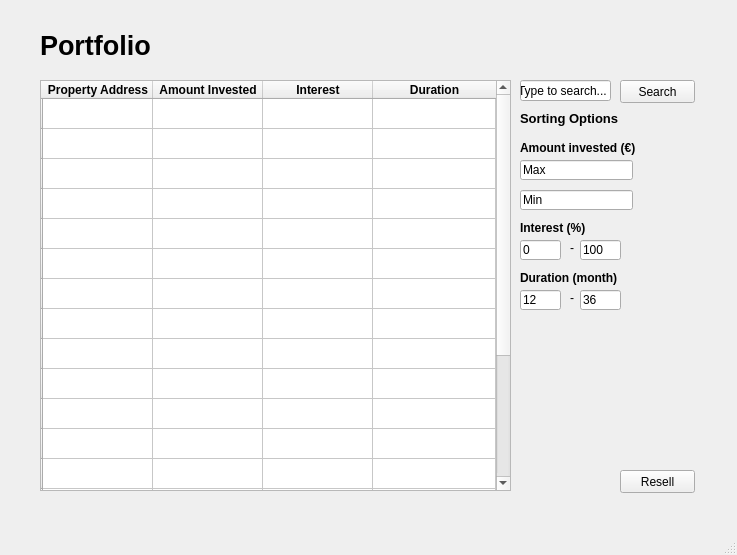
<?xml version="1.0" encoding="UTF-8"?>
<ui version="4.0">
 <class>MainWindow</class>
 <widget class="QMainWindow" name="MainWindow">
  <property name="geometry">
   <rect>
    <x>0</x>
    <y>0</y>
    <width>737</width>
    <height>555</height>
   </rect>
  </property>
  <property name="windowTitle">
   <string>MainWindow</string>
  </property>
  <widget class="QWidget" name="centralwidget">
   <widget class="QLabel" name="label_3">
    <property name="geometry">
     <rect>
      <x>520</x>
      <y>140</y>
      <width>121</width>
      <height>16</height>
     </rect>
    </property>
    <property name="font">
     <font>
      <weight>75</weight>
      <bold>true</bold>
     </font>
    </property>
    <property name="text">
     <string>Amount invested (€)</string>
    </property>
   </widget>
   <widget class="QLineEdit" name="lineEdit_2">
    <property name="geometry">
     <rect>
      <x>520</x>
      <y>160</y>
      <width>113</width>
      <height>20</height>
     </rect>
    </property>
    <property name="text">
     <string>Max</string>
    </property>
   </widget>
   <widget class="QLineEdit" name="lineEdit_7">
    <property name="geometry">
     <rect>
      <x>580</x>
      <y>290</y>
      <width>41</width>
      <height>20</height>
     </rect>
    </property>
    <property name="text">
     <string>36</string>
    </property>
   </widget>
   <widget class="QLabel" name="label_2">
    <property name="geometry">
     <rect>
      <x>520</x>
      <y>110</y>
      <width>131</width>
      <height>16</height>
     </rect>
    </property>
    <property name="font">
     <font>
      <pointsize>10</pointsize>
      <weight>75</weight>
      <bold>true</bold>
     </font>
    </property>
    <property name="text">
     <string>Sorting Options</string>
    </property>
   </widget>
   <widget class="QLabel" name="label_9">
    <property name="geometry">
     <rect>
      <x>570</x>
      <y>290</y>
      <width>16</width>
      <height>16</height>
     </rect>
    </property>
    <property name="text">
     <string>-</string>
    </property>
   </widget>
   <widget class="QTableWidget" name="tableWidget">
    <property name="geometry">
     <rect>
      <x>40</x>
      <y>80</y>
      <width>471</width>
      <height>411</height>
     </rect>
    </property>
    <property name="alternatingRowColors">
     <bool>false</bool>
    </property>
    <attribute name="horizontalHeaderDefaultSectionSize">
     <number>110</number>
    </attribute>
    <attribute name="horizontalHeaderStretchLastSection">
     <bool>true</bool>
    </attribute>
    <row>
     <property name="text">
      <string/>
     </property>
    </row>
    <row>
     <property name="text">
      <string/>
     </property>
    </row>
    <row>
     <property name="text">
      <string/>
     </property>
    </row>
    <row>
     <property name="text">
      <string/>
     </property>
    </row>
    <row>
     <property name="text">
      <string/>
     </property>
    </row>
    <row>
     <property name="text">
      <string/>
     </property>
    </row>
    <row>
     <property name="text">
      <string/>
     </property>
    </row>
    <row>
     <property name="text">
      <string/>
     </property>
    </row>
    <row>
     <property name="text">
      <string/>
     </property>
    </row>
    <row>
     <property name="text">
      <string/>
     </property>
    </row>
    <row>
     <property name="text">
      <string/>
     </property>
    </row>
    <row>
     <property name="text">
      <string/>
     </property>
    </row>
    <row>
     <property name="text">
      <string/>
     </property>
    </row>
    <row>
     <property name="text">
      <string/>
     </property>
    </row>
    <row>
     <property name="text">
      <string/>
     </property>
    </row>
    <row>
     <property name="text">
      <string/>
     </property>
    </row>
    <row>
     <property name="text">
      <string/>
     </property>
    </row>
    <row>
     <property name="text">
      <string/>
     </property>
    </row>
    <row>
     <property name="text">
      <string/>
     </property>
    </row>
    <column>
     <property name="text">
      <string>Property Address</string>
     </property>
     <property name="font">
      <font>
       <weight>75</weight>
       <bold>true</bold>
      </font>
     </property>
    </column>
    <column>
     <property name="text">
      <string>Amount Invested</string>
     </property>
     <property name="font">
      <font>
       <weight>75</weight>
       <bold>true</bold>
      </font>
     </property>
    </column>
    <column>
     <property name="text">
      <string>Interest</string>
     </property>
     <property name="font">
      <font>
       <weight>75</weight>
       <bold>true</bold>
      </font>
     </property>
    </column>
    <column>
     <property name="text">
      <string>Duration</string>
     </property>
     <property name="font">
      <font>
       <weight>75</weight>
       <bold>true</bold>
      </font>
     </property>
    </column>
   </widget>
   <widget class="QLineEdit" name="lineEdit_6">
    <property name="geometry">
     <rect>
      <x>520</x>
      <y>290</y>
      <width>41</width>
      <height>20</height>
     </rect>
    </property>
    <property name="text">
     <string>12</string>
    </property>
   </widget>
   <widget class="QLabel" name="label">
    <property name="geometry">
     <rect>
      <x>40</x>
      <y>30</y>
      <width>311</width>
      <height>31</height>
     </rect>
    </property>
    <property name="font">
     <font>
      <pointsize>20</pointsize>
      <weight>75</weight>
      <bold>true</bold>
     </font>
    </property>
    <property name="text">
     <string>Portfolio</string>
    </property>
   </widget>
   <widget class="QLabel" name="label_7">
    <property name="geometry">
     <rect>
      <x>570</x>
      <y>240</y>
      <width>16</width>
      <height>16</height>
     </rect>
    </property>
    <property name="text">
     <string>-</string>
    </property>
   </widget>
   <widget class="QLineEdit" name="lineEdit_5">
    <property name="geometry">
     <rect>
      <x>580</x>
      <y>240</y>
      <width>41</width>
      <height>20</height>
     </rect>
    </property>
    <property name="text">
     <string>100</string>
    </property>
   </widget>
   <widget class="QLineEdit" name="lineEdit_4">
    <property name="geometry">
     <rect>
      <x>520</x>
      <y>240</y>
      <width>41</width>
      <height>20</height>
     </rect>
    </property>
    <property name="text">
     <string>0</string>
    </property>
   </widget>
   <widget class="QLineEdit" name="lineEdit">
    <property name="geometry">
     <rect>
      <x>520</x>
      <y>80</y>
      <width>91</width>
      <height>21</height>
     </rect>
    </property>
    <property name="text">
     <string>Type to search...</string>
    </property>
   </widget>
   <widget class="QPushButton" name="pushButton">
    <property name="geometry">
     <rect>
      <x>620</x>
      <y>80</y>
      <width>75</width>
      <height>23</height>
     </rect>
    </property>
    <property name="text">
     <string>Search</string>
    </property>
   </widget>
   <widget class="QLineEdit" name="lineEdit_3">
    <property name="geometry">
     <rect>
      <x>520</x>
      <y>190</y>
      <width>113</width>
      <height>20</height>
     </rect>
    </property>
    <property name="text">
     <string>Min</string>
    </property>
   </widget>
   <widget class="QLabel" name="label_6">
    <property name="geometry">
     <rect>
      <x>520</x>
      <y>220</y>
      <width>81</width>
      <height>16</height>
     </rect>
    </property>
    <property name="font">
     <font>
      <weight>75</weight>
      <bold>true</bold>
     </font>
    </property>
    <property name="text">
     <string>Interest (%)</string>
    </property>
   </widget>
   <widget class="QLabel" name="label_8">
    <property name="geometry">
     <rect>
      <x>520</x>
      <y>270</y>
      <width>111</width>
      <height>16</height>
     </rect>
    </property>
    <property name="font">
     <font>
      <weight>75</weight>
      <bold>true</bold>
     </font>
    </property>
    <property name="text">
     <string>Duration (month)</string>
    </property>
   </widget>
   <widget class="QPushButton" name="pushButton_2">
    <property name="geometry">
     <rect>
      <x>620</x>
      <y>470</y>
      <width>75</width>
      <height>23</height>
     </rect>
    </property>
    <property name="text">
     <string>Resell</string>
    </property>
   </widget>
  </widget>
  <widget class="QMenuBar" name="menubar">
   <property name="geometry">
    <rect>
     <x>0</x>
     <y>0</y>
     <width>737</width>
     <height>21</height>
    </rect>
   </property>
  </widget>
  <widget class="QStatusBar" name="statusbar"/>
 </widget>
 <resources/>
 <connections/>
</ui>
